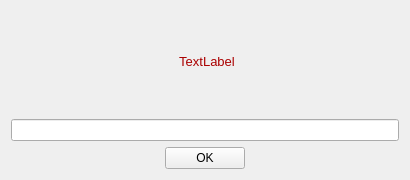
<?xml version="1.0" encoding="UTF-8"?>
<ui version="4.0">
 <class>DesignerShowError</class>
 <widget class="QWidget" name="DesignerShowError">
  <property name="windowModality">
   <enum>Qt::WindowModal</enum>
  </property>
  <property name="geometry">
   <rect>
    <x>0</x>
    <y>0</y>
    <width>410</width>
    <height>180</height>
   </rect>
  </property>
  <property name="sizePolicy">
   <sizepolicy hsizetype="Maximum" vsizetype="Maximum">
    <horstretch>0</horstretch>
    <verstretch>0</verstretch>
   </sizepolicy>
  </property>
  <property name="minimumSize">
   <size>
    <width>410</width>
    <height>180</height>
   </size>
  </property>
  <property name="maximumSize">
   <size>
    <width>410</width>
    <height>180</height>
   </size>
  </property>
  <property name="windowTitle">
   <string>Error</string>
  </property>
  <layout class="QVBoxLayout" name="verticalLayout">
   <item>
    <widget class="QLabel" name="lbText">
     <property name="sizePolicy">
      <sizepolicy hsizetype="Preferred" vsizetype="Preferred">
       <horstretch>0</horstretch>
       <verstretch>0</verstretch>
      </sizepolicy>
     </property>
     <property name="minimumSize">
      <size>
       <width>392</width>
       <height>78</height>
      </size>
     </property>
     <property name="maximumSize">
      <size>
       <width>16777215</width>
       <height>16777215</height>
      </size>
     </property>
     <property name="lineWidth">
      <number>1</number>
     </property>
     <property name="text">
      <string>&lt;!DOCTYPE HTML PUBLIC &quot;-//W3C//DTD HTML 4.0//EN&quot; &quot;http://www.w3.org/TR/REC-html40/strict.dtd&quot;&gt;
&lt;html&gt;&lt;head&gt;&lt;meta name=&quot;qrichtext&quot; content=&quot;1&quot; /&gt;&lt;style type=&quot;text/css&quot;&gt;
p, li { white-space: pre-wrap; }
&lt;/style&gt;&lt;/head&gt;&lt;body style=&quot; font-family:'MS Shell Dlg 2'; font-size:8.25pt; font-weight:400; font-style:normal;&quot;&gt;
&lt;p align=&quot;center&quot; style=&quot; margin-top:0px; margin-bottom:0px; margin-left:0px; margin-right:0px; -qt-block-indent:0; text-indent:0px;&quot;&gt;&lt;span style=&quot; font-size:10pt; color:#aa0000;&quot;&gt;TextLabel&lt;/span&gt;&lt;/p&gt;&lt;/body&gt;&lt;/html&gt;</string>
     </property>
     <property name="textFormat">
      <enum>Qt::AutoText</enum>
     </property>
    </widget>
   </item>
   <item>
    <widget class="QLineEdit" name="leError"/>
   </item>
   <item>
    <layout class="QHBoxLayout" name="horizontalLayout">
     <item>
      <spacer name="horizontalSpacer">
       <property name="orientation">
        <enum>Qt::Horizontal</enum>
       </property>
       <property name="sizeHint" stdset="0">
        <size>
         <width>40</width>
         <height>20</height>
        </size>
       </property>
      </spacer>
     </item>
     <item>
      <widget class="QPushButton" name="btOK">
       <property name="text">
        <string>OK</string>
       </property>
      </widget>
     </item>
     <item>
      <spacer name="horizontalSpacer_2">
       <property name="orientation">
        <enum>Qt::Horizontal</enum>
       </property>
       <property name="sizeHint" stdset="0">
        <size>
         <width>40</width>
         <height>20</height>
        </size>
       </property>
      </spacer>
     </item>
    </layout>
   </item>
  </layout>
 </widget>
 <resources/>
 <connections>
  <connection>
   <sender>btOK</sender>
   <signal>clicked()</signal>
   <receiver>DesignerShowError</receiver>
   <slot>close()</slot>
   <hints>
    <hint type="sourcelabel">
     <x>205</x>
     <y>131</y>
    </hint>
    <hint type="destinationlabel">
     <x>204</x>
     <y>89</y>
    </hint>
   </hints>
  </connection>
 </connections>
</ui>
